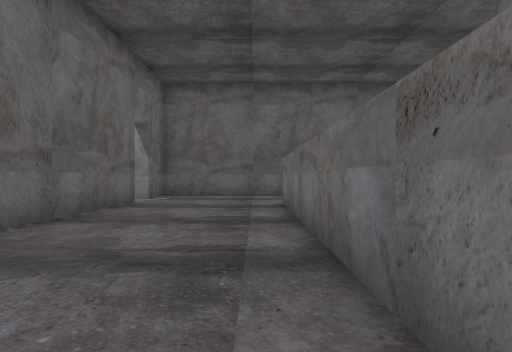
view 1 (above)

16 first-person views from a walk through a level from a Godot 3-D game. The camera is 1.5 m above the floor, looks level and sees 75° across. The floor is counted in squares, 2 m on a side. Each view is taken from the middle of a square. On the plan, view 1 faces up. The plan holds only what a view shows up to about 11 squares ahead; the rest is blank. The place goes on beyond the plan. Some surface patterns are stand-ins.

view 2
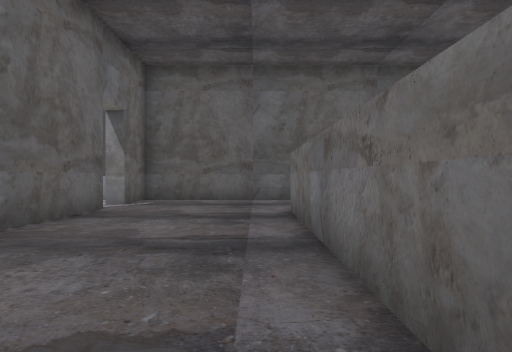

view 3
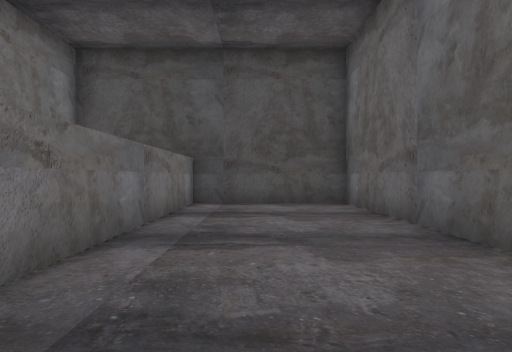

view 4
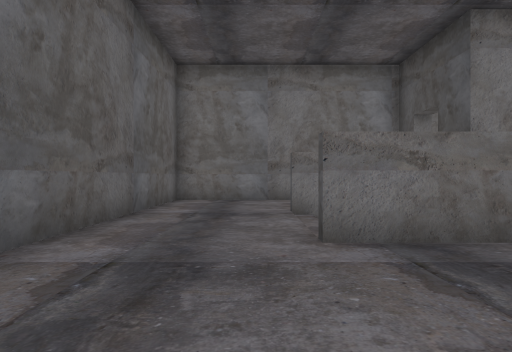

view 5
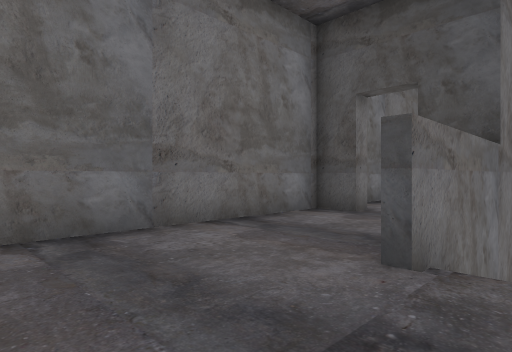

view 6
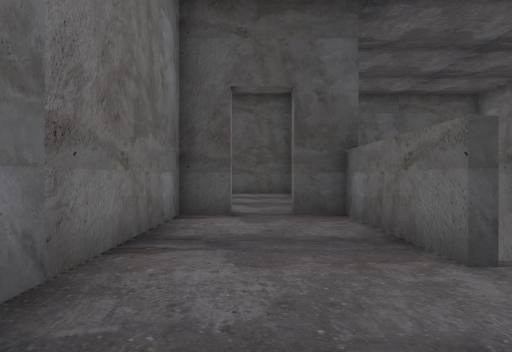

view 7
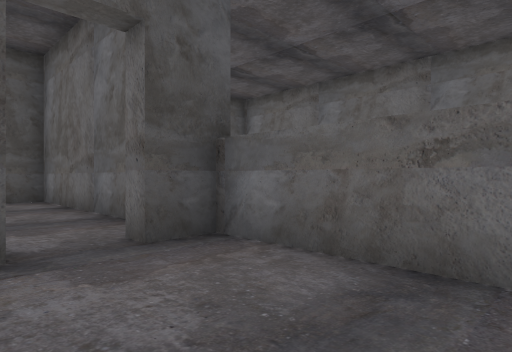

view 8
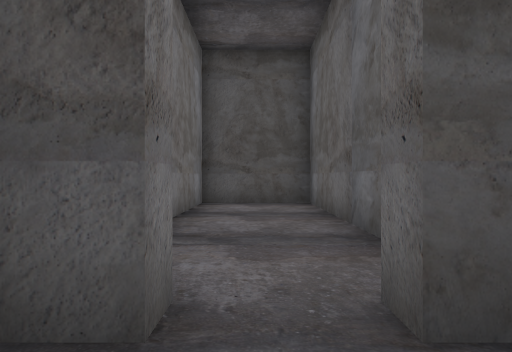

view 9
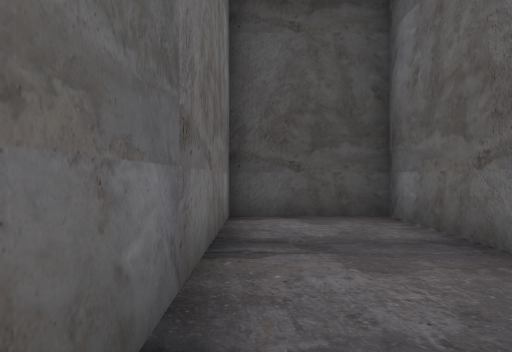

view 10
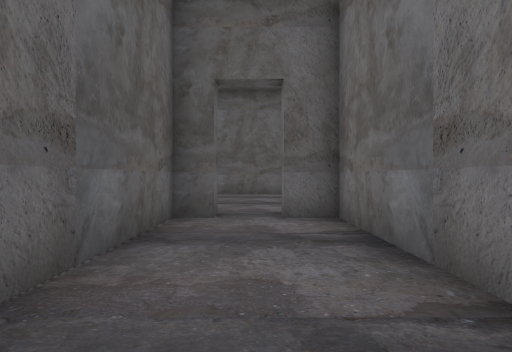

view 11
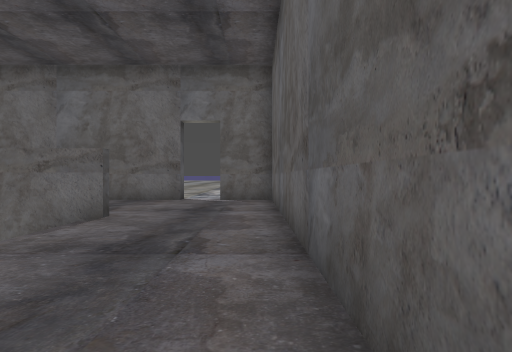

view 12
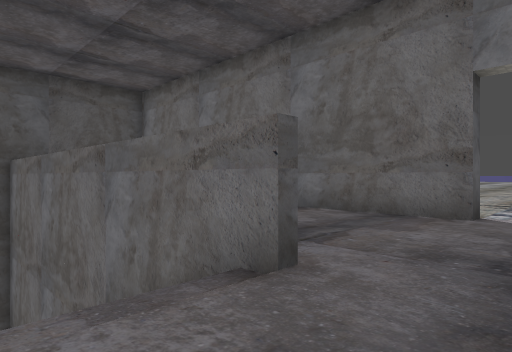

view 13
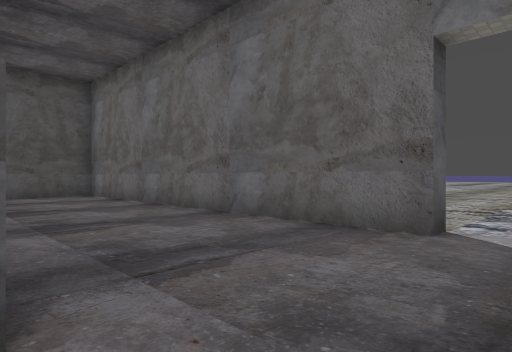

view 14
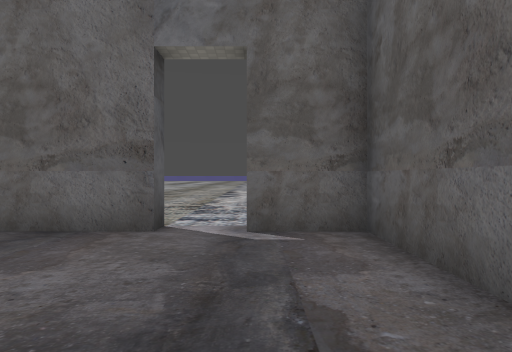

view 15
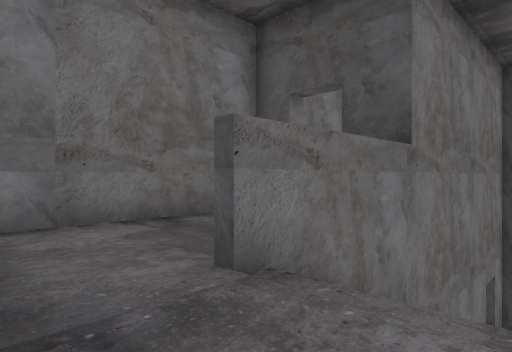

view 16
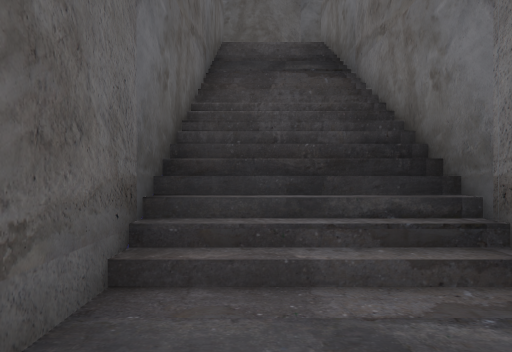

### Floor plan
Key: @ floor where view 1 was taken; # wall or solid block; . main floor; - floor 9.5 m lower than the main floor; / step, stairs or slope; ^ raised ledge.
Columns run from 11 left of view 1 to 8 right of it. Each row starts with its distance up from view 1.
 13       ^#############
 12        #...........#
 11   .....#...........#
 10  ..................#
  9 .......#....#//#...#
  8 ...    #....#//#...#
  7        #....#//#...#
  6        #....#//#...#
  5        #....#//##.##
  4        #....#//#...#
  3        #....#//#...#
  2        #....#//#...#
  1        #....#--#...#
  0        #...@#--#...#
 -1        #....#- #...#
 -2        ######  ####^

Positions as (right, up) in squares from view 1, and headings:
1: (0, 0), facing up
2: (0, 2), facing up
3: (-1, 7), facing down
4: (-3, 10), facing right
5: (3, 12), facing down-right
6: (6, 12), facing down
7: (7, 9), facing down-left
8: (6, 7), facing down
9: (7, 4), facing down
10: (6, -1), facing up
11: (7, 12), facing left
12: (3, 11), facing down-left
13: (1, 11), facing down-left
14: (1, 11), facing left
15: (2, 11), facing down-right
16: (2, -1), facing up
